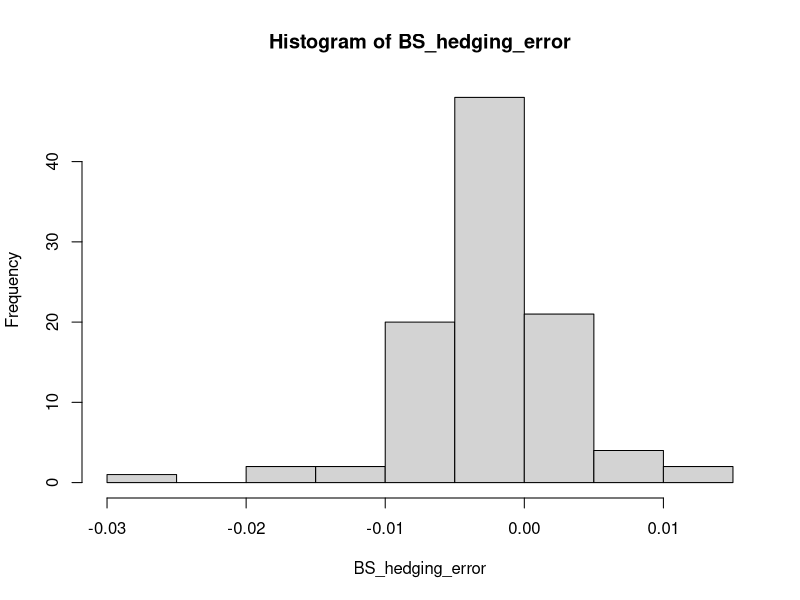
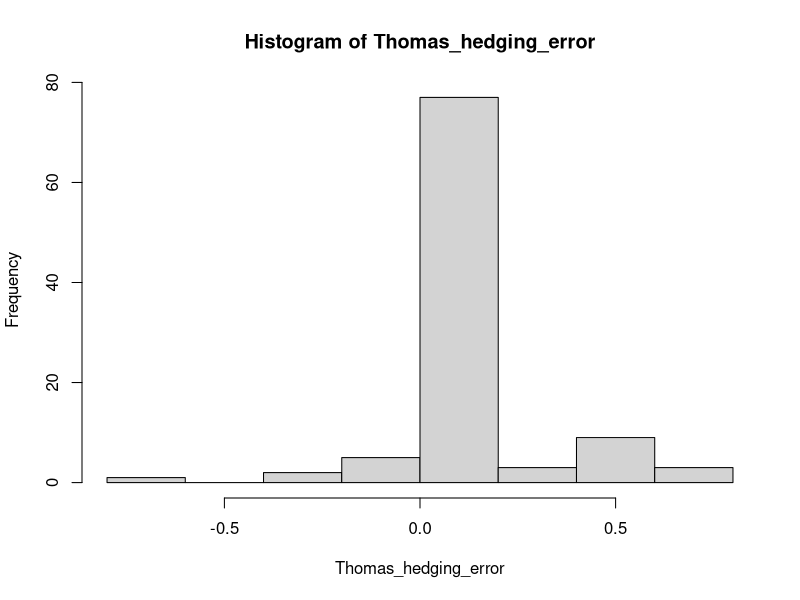

Write R code to recreate these figures, in order. (Note: this script raises an error after producing the figures.)
#=====================#
# DISCLAIMER
# This  code is provided "as is" and "with all faults" for educational and research use only.  
#   The author makes no representations or warranties of any kind concerning its correctness or 
#   suitability for any particular purposes.  Some numbers and graphs in published papers were
#   produced in Excel, not this code. If you find errors or ways to improve the code, please 
#   let me know at  R.G.ThomasNOSPAM AT kent.ac.uk
#=====================#

# Setting parameters 

R <- 20 # arbitrary "maximum conceivable number of times drawdown traverse from 1 to b (top to bottom)

S <- 1.0 #stock price at time t
K <- 1.0 #strike price  
b <- 0.5 #barrier - for b = K case, set b just slightly less than K, to avoid divisions by zero problems.
tau <- 10 #time to maturity in years
r <- 0.015 #risk-free annual interest rate 
q <- 0.01 #deferment rate (yield) (needs slightly different from r, to avoid division-by-zero problems in theta)
sigma <- 0.30 #annual volatility of the stock price (standard deviation)

c <- -0.0001 # to investigate limit on trading close to barrier: cannot trade when Y - b < c. 
#It turns out c has only marginal effect
#If don't want limit, set c to tiny neg number is safest (tiny discrepancies otherwise, prob from "Y = b exactly" cases).  
h <- 1 # hedging frequency - hedge every h time steps. Normally I just use 1.

set.seed(1930) #set the seed (if not set, it's taken from the computer clock)
N <- 6300 #N is number of time steps, e.g. 252 x 25 = 6300 steps for every working day over 25 years. 
nSim <- 100 #number of simulations (paths) 


#Check validity of inputs
stopifnot(b <= min(S,K), r!=q, K!=b)

#analytic prices
# z's as in the paper
z1 <- (log(S/K) + (r - q + 0.5*sigma^2)*tau)/(sigma*sqrt(tau))
z2 <- (log(b^2/(K*S)) + (r - q + 0.5*sigma^2)*tau)/(sigma*sqrt(tau))
z3 <- (log(S/b) + (r - q + 0.5*sigma^2)*tau)/(sigma*sqrt(tau))
z4 <- (log(b/S) + (r - q + 0.5*sigma^2)*tau)/(sigma*sqrt(tau))
theta <- 2*(r-q)/sigma^2


BS_call <- S*exp(-q*tau)*pnorm(z1) - K*exp(-r*(tau))*pnorm(z1-sigma*sqrt(tau)) #BS value call
BS_put <- -S*exp(-q*tau)*pnorm(-z1) + K*exp(-r*tau)*pnorm(-z1+sigma*sqrt(tau)) #BS value put

Analytic_barrier_call <- S*exp(-q*tau)*pnorm(z1) - K*exp(-r*(tau))*pnorm(z1-sigma*sqrt(tau))+
1/theta*(S*exp(-q*tau)*(b/S)^(1+theta)*pnorm(z2) - K*exp(-r*(tau))*(K/b)^(theta-1)*pnorm(z2-theta*sigma*sqrt(tau)))

Analytic_barrier_put <- K*exp(-r*tau)*pnorm(-z1+sigma*sqrt(tau)) - S*exp(-q*tau)*pnorm(-z1)-
b*exp(-r*tau)*pnorm(-z3+sigma*sqrt(tau)) + S*exp(-q*tau)*pnorm(-z3)+
1/theta*(b*exp(-r*tau)*pnorm(-z3+sigma*sqrt(tau)) - S*exp(-q*tau)*(b/S)^(1+theta)*(pnorm(z4)-pnorm(z2)) - K*exp(-r*tau)*(K/b)^(theta-1)*pnorm(z2-theta*sigma*sqrt(tau)))


# Compute the Monte Carlo prices 

dt <- tau/N #length of each time sub interval
Z <-  matrix(rnorm(nSim*N, mean=0, sd=1),nrow = nSim, ncol = N) #standard normal sample of N elements
dW <- Z*sqrt(dt) #Brownian motion increments (nSim simulations) x (N increments)
X <- matrix(numeric(nSim*N), nrow = nSim, ncol = N)
b_trailing <- matrix(numeric(nSim*N), nrow = nSim, ncol = N)
B <- matrix(numeric(nSim*N), nrow = nSim, ncol = N)
B_running_max <- matrix(numeric(nSim*N), nrow = nSim, ncol = N)
Y_running_max <- matrix(numeric(nSim*N), nrow = nSim, ncol = N)
Y <- matrix(numeric(nSim*N), nrow = nSim, ncol = N)
Y_T <- vector(length=nSim) 

b_as_matrix <- matrix(numeric(nSim*N), nrow = nSim, ncol = N)
B_old <- matrix(numeric(nSim*N), nrow = nSim, ncol = N)
B_running_max_old <- matrix(numeric(nSim*N), nrow = nSim, ncol = N)
Y_old <- matrix(numeric(nSim*N), nrow = nSim, ncol = N)
Y_running_max_old <- matrix(numeric(nSim*N), nrow = nSim, ncol = N)

Z_t_over_M_t <-matrix(numeric(nSim*N), nrow = nSim, ncol = N)

B_double_top <- array(dim=c(nSim,N,R)) # extra s-dimension is to give loops for recursive reflection
B_double_bottom <- array(dim=c(nSim,N,R))
B_running_min_double <- array(dim=c(nSim,N,R))
B_running_max_double <- array(dim=c(nSim,N,R))
X_double <- array(dim=c(nSim,N,R))
Y_running_min_double <- array(dim=c(nSim,N,R))
Y_running_max_double <- array(dim=c(nSim,N,R))

X[,1] <- S
Y[,1] <- S
b_trailing[,1] <- b
B_running_max[,1] <- b_trailing[,1]/X[,1]
Y_running_max[,1] <- S
Z_t_over_M_t[,1] <- 1

Y_old[,1] <- X[,1]
b_as_matrix[,] <- b
B_running_max_old[,1] <- b_as_matrix[,1]/X[,1]
Y_running_max_old[,1] <- S

X_double[,1,] <- X[,1]
B_running_min_double[,1,] <- 1 /X[,1]
B_running_max_double[,1,] <- b_as_matrix[,1]/X[,1]
Y_running_min_double[,1,] <- S
Y_running_max_double[,1,] <- S

Option_payoff_written_put <- numeric(nSim)

Option_exercise_payment_written_put <- numeric(nSim)


BS_final_cash <-numeric(nSim)
BS_final_stock <-numeric(nSim)
BS_hedging_error <- numeric(nSim)

Thomas_final_cash <-numeric(nSim)
Thomas_final_stock <-numeric(nSim)
Thomas_hedging_error <- numeric(nSim)


#Black-Scholes replication of barrier put    

BS_delta_written_put <- matrix(numeric(nSim*N), nrow = nSim, ncol = N)
BS_delta_written_put_most_recent_permitted_trade <- matrix(numeric(nSim*N), nrow = nSim, ncol = N)
BS_stock_position_before_trade <- matrix(numeric(nSim*N), nrow = nSim, ncol = N)
BS_stock_position_after_trade <- matrix(numeric(nSim*N), nrow = nSim, ncol = N)
BS_trade_size <- matrix(numeric(nSim*N), nrow = nSim, ncol = N)
BS_cash_account <- matrix(numeric(nSim*N), nrow = nSim, ncol = N)
  
BS_delta_written_put[,1] <- -exp(-q*tau)*(pnorm(z1)-1) #positive number
BS_stock_position_after_trade[,1] <- BS_delta_written_put[1] 
BS_cash_account[,1] <-  -S * BS_delta_written_put[1] - BS_put 
BS_delta_written_put_most_recent_permitted_trade[,1] <-BS_delta_written_put[,1] #opening the position always permitted
BS_trade_size[,1] <- 0
  
#Thomas put replication - going to flip the signs at then end to get BOUGHT put
Thomas_delta_written_put <- matrix(numeric(nSim*N), nrow = nSim, ncol = N)
Thomas_delta_written_put_most_recent_permitted_trade <- matrix(numeric(nSim*N), nrow = nSim, ncol = N)
Thomas_stock_position_after_trade <- matrix(numeric(nSim*N), nrow = nSim, ncol = N)
Thomas_trade_size <- matrix(numeric(nSim*N), nrow = nSim, ncol = N)
Thomas_cash_account <- matrix(numeric(nSim*N), nrow = nSim, ncol = N)
  
Thomas_z1 <- matrix(numeric(nSim*N), nrow = nSim, ncol = N)
Thomas_z2 <- matrix(numeric(nSim*N), nrow = nSim, ncol = N)
Thomas_z3 <- matrix(numeric(nSim*N), nrow = nSim, ncol = N)
Thomas_z4 <- matrix(numeric(nSim*N), nrow = nSim, ncol = N)
  
Thomas_delta_written_put[,1] <- -exp(-q*tau)*(pnorm(z1) - pnorm(z3) + (b_trailing[,1]/S)^(1+theta)*(pnorm(z4)-pnorm(z2)))
Thomas_stock_position_after_trade[,1] <- Thomas_delta_written_put[,1] # same as above
Thomas_cash_account[,1] <- -S * Thomas_delta_written_put[,1] - Analytic_barrier_put #negative number, borrowing to buy the asset. 
Thomas_delta_written_put_most_recent_permitted_trade[,1] <-Thomas_delta_written_put[,1] #opening the position always permitted
Thomas_trade_size[,1] <- 0
  
#Thomas call replication

Thomas_delta_bought_call <- matrix(numeric(nSim*N), nrow = nSim, ncol = N)
Thomas_delta_bought_call_most_recent_permitted_trade <- matrix(numeric(nSim*N), nrow = nSim, ncol = N)
Thomas_call_stock_position_after_trade <- matrix(numeric(nSim*N), nrow = nSim, ncol = N)
Thomas_call_trade_size <- matrix(numeric(nSim*N), nrow = nSim, ncol = N)
Thomas_call_cash_account <- matrix(numeric(nSim*N), nrow = nSim, ncol = N)
Thomas_call_replicating_portfolio <- matrix(numeric(nSim*N), nrow = nSim, ncol = N)

Thomas_delta_bought_call[,1] <- exp(-q*tau)*(pnorm(z1) - (b_trailing[,1]/S)^(1+theta)*pnorm(z2))
#using z1, z2 from top of program...OK at time 1.
Thomas_call_stock_position_after_trade[,1] <- Thomas_delta_bought_call[,1] # same as above
Thomas_call_cash_account[,1] <- -S * Thomas_delta_bought_call[,1] + Analytic_barrier_call 
#Negative number, as for BS, for low barrier. Can be positive for high barrier (when
#the delta of the Thomas call gets low).
Thomas_delta_bought_call_most_recent_permitted_trade[,1] <-Thomas_delta_bought_call[,1] #opening the position always permitted
Thomas_call_trade_size[,1] <- 0



  
#Then do the loop - with hedging every h time steps
  
for(j in 2:N){
    
    X[,j] <- X[,j-1]*exp((r - q -0.5*sigma^2)*dt + sigma*dW[,j])
    B[,j] <- b_trailing[,j-1]/X[,j] #Have to use b_trailing[j-1] because don't know new b_trailing before calculating latest Y
    B_running_max[,j] <- ifelse(B[,j] > B_running_max[,j-1], B[,j], B_running_max[,j-1])
    Y[,j] <- X[,j]*pmax(1,B_running_max[,j])
    Y_running_max[,j] <- ifelse(Y[,j] > Y_running_max[,j-1], Y[,j], Y_running_max[,j-1])
    b_trailing[,j] <- ifelse(Y[,j] > Y_running_max[,j-1], b * Y[,j], b_trailing[,j-1])
    Z_t_over_M_t[,j] <- Y[,j] / Y_running_max[,j]
      
    B_old[,j] <- b_as_matrix[,j]/X[,j] 
    B_running_max_old[,j] <- ifelse(B_old[,j] > B_running_max_old[,j-1], B_old[,j], B_running_max_old[,j-1])
    Y_old[,j] <- X[,j]*pmax(1,B_running_max_old[,j])
    Y_running_max_old[,j] <- ifelse(Y_old[,j] > Y_running_max_old[,j-1], Y_old[,j], Y_running_max_old[,j-1])
    

   
      if(j %% h > 0) {
        BS_cash_account[,j] <- BS_cash_account[,j-1] * exp(r*dt) + BS_stock_position_after_trade[,j-1] *Y[,j] * q *dt 
        BS_stock_position_after_trade[,j] <- BS_stock_position_after_trade[,j-1]
        BS_delta_written_put_most_recent_permitted_trade[,j] <- BS_delta_written_put_most_recent_permitted_trade[,j-1]
        
      }else{
        
        BS_delta_written_put[,j] <- -exp(-q*tau*(1-j/N))*(pnorm((log(Y[,j]/K) +(r- q +0.5*sigma^2)*(tau*(1-j/N)))/(sigma*sqrt(tau*(1-j/N))))-1)
        
        BS_trade_size[,j] <- ifelse(Y[,j] - b_trailing[,j] < c, 0, BS_delta_written_put[,j] - BS_delta_written_put_most_recent_permitted_trade[,j-1])
        BS_stock_position_after_trade[,j] <- BS_stock_position_after_trade[,j-1] + BS_trade_size[,j] 
        BS_cash_account[,j] <- BS_cash_account[,j-1] * exp(r*dt) + BS_stock_position_after_trade[,j-1] *Y[,j] * q *dt - BS_trade_size[,j] * Y[,j] 
        BS_delta_written_put_most_recent_permitted_trade[,j] <- ifelse(Y[,j] - b < c, BS_delta_written_put_most_recent_permitted_trade[,j-1],
              BS_delta_written_put[,j]) 
      }    


    #Then for Thomas put hedging
    
    Thomas_z1[,j] <-(log(Y[,j]/K) +(r - q +0.5*sigma^2)*(tau*(1-j/N)))/(sigma*sqrt(tau*(1-j/N)))
    Thomas_z2[,j] <-(log(b_trailing[,j]^2/(K*Y[,j])) +(r - q +0.5*sigma^2)*(tau*(1-j/N)))/(sigma*sqrt(tau*(1-j/N)))
    Thomas_z3[,j] <-(log(Y[,j]/b_trailing[,j]) +(r - q + 0.5*sigma^2)*(tau*(1-j/N)))/(sigma*sqrt(tau*(1-j/N)))
    Thomas_z4[,j] <-(log(b_trailing[,j]/Y[,j]) +(r - q + 0.5*sigma^2)*(tau*(1-j/N)))/(sigma*sqrt(tau*(1-j/N)))
 
    if(j %% h > 0) {
      Thomas_cash_account[,j] <- Thomas_cash_account[,j-1] * exp(r*dt) + Thomas_stock_position_after_trade[,j-1] *Y[,j] * q *dt
      Thomas_stock_position_after_trade[,j] <- Thomas_stock_position_after_trade[,j-1]
      Thomas_delta_written_put_most_recent_permitted_trade[,j] <- Thomas_delta_written_put_most_recent_permitted_trade[,j-1]
    
       }else{
    
           if (j!=N) {
           Thomas_delta_written_put[,j] <- -exp(-q*tau*(1-j/N))*(pnorm(Thomas_z1[,j]) - pnorm(Thomas_z3[,j]) +
             (b_trailing[,j]/Y[,j])^(1+theta) * (pnorm(Thomas_z4[,j]) - pnorm(Thomas_z2[,j])))
             } else {
           Thomas_delta_written_put[,j] <- ifelse(K > Y[,j], 1, 0)
            }
    
       Thomas_trade_size[,j] <- ifelse(Y[,j] - b_trailing[,j] < c, 0, Thomas_delta_written_put[,j] - Thomas_delta_written_put_most_recent_permitted_trade[,j-1])
       Thomas_stock_position_after_trade[,j] <- Thomas_stock_position_after_trade[,j-1] + Thomas_trade_size[,j]
       Thomas_cash_account[,j] <- Thomas_cash_account[,j-1] * exp(r*dt) + Thomas_stock_position_after_trade[,j-1] *Y[,j] * q *dt -
                               Thomas_trade_size[,j] * Y[,j]
    
       Thomas_delta_written_put_most_recent_permitted_trade[,j] <- ifelse(Y[,j] - b_trailing[,j] < c, 
             Thomas_delta_written_put_most_recent_permitted_trade[,j-1], Thomas_delta_written_put[,j])
    
       }

    
     #Then for Thomas call hedging 
    
    # Already calculated the required column of z_1[,j] and column of z_2[,j] above

    if(j %% h > 0) {
      Thomas_call_cash_account[,j] <- Thomas_call_cash_account[,j-1] * exp(r*dt) + Thomas_call_stock_position_after_trade[,j-1] *Y[,j] * q *dt
      Thomas_call_stock_position_after_trade[,j] <- Thomas_call_stock_position_after_trade[,j-1]
      Thomas_delta_bought_call_most_recent_permitted_trade[,j] <- Thomas_delta_bought_call_most_recent_permitted_trade[,j-1]    
     
       }else{
      
      
          if (j!=N) {
          Thomas_delta_bought_call[,j] <- exp(-q*tau*(1-j/N))*(pnorm(Thomas_z1[,j]) -
                                                             (b_trailing[,j]/Y[,j])^(1+theta) * pnorm(Thomas_z2[,j]))
           } else {
          Thomas_delta_bought_call[,j] <- ifelse(K < Y[,j], 1, 0)
          }
    # Setting the final delta manually avoids the deep bug of z2, z3, z4 evaluating as 0/0 if Y_T[i,j]] = b_trailing[,j] 
    #   and time remaining = 0. 
    
       
         Thomas_call_trade_size[,j] <- ifelse(Y[,j] - b_trailing[,j] < c, 0, Thomas_delta_bought_call[,j] - Thomas_delta_bought_call_most_recent_permitted_trade[,j-1])
         Thomas_call_stock_position_after_trade[,j] <- Thomas_call_stock_position_after_trade[,j-1] + Thomas_call_trade_size[,j]
         Thomas_call_cash_account[,j] <- Thomas_call_cash_account[,j-1] * exp(r*dt) + Thomas_call_stock_position_after_trade[,j-1] *Y[,j] * q *dt -
                                          Thomas_call_trade_size[,j] * Y[,j]
         
         Thomas_delta_bought_call_most_recent_permitted_trade[,j] <- ifelse(Y[,j] - b_trailing[,j] < c, 
                 Thomas_delta_bought_call_most_recent_permitted_trade[,j-1], Thomas_delta_bought_call[,j])        
        
            
        }
    
    
  

#=================#
   
}  # end of N steps

# Now construct the drawdown of the "GBM reflected at trailing barrier" by recursive reflection 
# of the original GBM at 1 and b. 
# NO problem if (exceptionally) GBM is already confined between b an 1 before the end of the 
#minimum of two (upper, lower) applications of reflection below -in that case, the further reflections
# just have no effect.

for (j in 2:N){ # Reflect original GBM, X, at the top first:

B_double_top[,j,1] <- 1 /X[,j]
B_running_min_double[,j,1] <- ifelse(B_double_top[,j,1] < B_running_min_double[,j-1,1],
                                         B_double_top[,j,1], B_running_min_double[,j-1,1])
X_double[,j,1] <- X[,j] * pmin(1,B_running_min_double[,j,1])
Y_running_min_double[,j,1] <- ifelse(X_double[,j,1] < Y_running_min_double[,j-1,1],
                                         X_double[,j,1], Y_running_min_double[,j-1,1])

}

for (j in 2:N){ # Then reflect result at the bottom:

  B_double_bottom[,j,1] <- b_as_matrix[,j]/X_double[,j,1] # from above
  B_running_max_double[,j,1] <- ifelse(B_double_bottom[,j,1] > B_running_max_double[,j-1,1],
                                           B_double_bottom[,j,1], B_running_max_double[,j-1,1])
  X_double[,j,1] <- X_double[,j,1] * pmax(1,B_running_max_double[,j,1])
  Y_running_max_double[,j,1] <- ifelse(X_double[,j,1] > Y_running_max_double[,j-1,1],
                                           X_double[,j,1], Y_running_max_double[,j-1,1])

}

# Now reflect the result at {top, bottom} for up another R-1 times
# (R is the maximum allowed number of times the drawdown traverses 1 to b -  in practice break below when
# all paths in the simulation are OK.)


for (s in 2:R){

   for (j in 2:N){   # Reflect original GBM, X, at the top first:

    B_double_top[,j,s] <- 1 /X_double[,j,s-1]  # has to be s-1 here, not found for s yet
    B_running_min_double[,j,s] <- ifelse(B_double_top[,j,s] < B_running_min_double[,j-1,s],
                                             B_double_top[,j,s], B_running_min_double[,j-1,s])
    X_double[,j,s] <- X_double[,j,s-1] * pmin(1,B_running_min_double[,j,s])
    Y_running_min_double[,j,s] <- ifelse(X_double[,j,s] < Y_running_min_double[,j-1,s],
                                             X_double[,j,s], Y_running_min_double[,j-1,s])

  }

  for (j in 2:N){ # Then reflect result at the bottom (and so on, recursively)
    
    B_double_bottom[,j,s] <- b_as_matrix[,j]/X_double[,j,s] # s as final subscript here, using output from directly above
    B_running_max_double[,j,s] <- ifelse(B_double_bottom[,j,s] > B_running_max_double[,j-1,s],
                                             B_double_bottom[,j,s], B_running_max_double[,j-1,s])
    X_double[,j,s] <- X_double[,j,s] * pmax(1,B_running_max_double[,j,s])
    Y_running_max_double[,j,s] <- ifelse(X_double[,j,s] > Y_running_max_double[,j-1,s],
                                             X_double[,j,s], Y_running_max_double[,j-1,s])
    
  }

Job_done <- ifelse(max(X_double[,,s]) - min(X_double[,,s]) > 1-b, 0,1)
  
if(max(Job_done) > 0){break} # job is done when all paths of X_double are confined between 1 and b

} #end of s-loop


Y_T <- Y[,N]
  
 
Option_payoff_written_put <- - pmax(K - Y_T,0) # minus sign as _written_ put. pmax is "parallel maximum" of 2 vectors.
Option_payoff_bought_call <- pmax(Y_T - K,0)
  
#First for BS replication

BS_final_cash <- BS_cash_account[,j]
BS_final_stock <-  BS_stock_position_after_trade[,j]


BS_hedging_error <- ((BS_final_cash + BS_final_stock * Y_T) - Option_payoff_written_put)
# ("proceeds of replication scheme" - "option payoff")

#Then for Thomas written put replication
  # NB NB Going to FLIP SIGNS of final stock and final cash here, because
  # we want to get payoffs of BOUGHT put on the Thomas side

Thomas_final_cash <- (-1) * Thomas_cash_account[,j]

Thomas_final_stock <- (-1) * Thomas_stock_position_after_trade[,j]

Thomas_hedging_error <- ((Thomas_final_cash + Thomas_final_stock * Y_T) + Option_payoff_written_put)
  # flipped sign on option payoff here, because we want payoff of a BOUGHT put here, having
  # converted to the payoffs of a BOUGHT put by x (-1) on stock and cash just above.

#Then for Thomas bought call replication

Thomas_call_final_cash <- Thomas_call_cash_account[,j]
Thomas_call_final_stock <-  Thomas_call_stock_position_after_trade[,j]


Thomas_call_hedging_error <- ((Thomas_call_final_cash + Thomas_call_final_stock * Y_T) - Option_payoff_bought_call)
  


payoff_expiry_call <-pmax(Y_T-K,0) 
expected_payoff_call <- mean(payoff_expiry_call)
Monte_Carlo_call_price <- exp(-r*(tau))*expected_payoff_call

payoff_expiry_put <-pmax(K-Y_T,0) 
expected_payoff_put <- mean(payoff_expiry_put)
Monte_Carlo_put_price <- exp(-r*(tau))*expected_payoff_put

#First meansn for BS 
Mean_BS_final_cash <-mean(BS_final_cash)
Max_BS_final_cash <- max(BS_final_cash)
Min_BS_final_cash <- min(BS_final_cash)
Mean_BS_hedging_error <- mean(abs(BS_hedging_error))

#Then means for Thomas put
Thomas_mean_final_cash <-mean(Thomas_final_cash)
Thomas_max_final_cash <- max(Thomas_final_cash)
Thomas_min_final_cash <- min(Thomas_final_cash)
Thomas_mean_hedging_error <- mean(abs(Thomas_hedging_error))

#Then means for Thomas call
Thomas_call_mean_final_cash <-mean(Thomas_call_final_cash)
Thomas_call_max_final_cash <- max(Thomas_call_final_cash)
Thomas_call_min_final_cash <- min(Thomas_call_final_cash)
Thomas_call_mean_hedging_error <- mean(abs(Thomas_call_hedging_error))

Ratio_call <- Monte_Carlo_call_price/Analytic_barrier_call
Ratio_put <- Monte_Carlo_put_price/Analytic_barrier_put

mybins <-seq(0.0, 0.1,0.001) #This can be used to make both histograms look same, with narrow bins.
mybins2 <-seq(-0.9, 0.1, 0.01) 
mybins3 <-seq(-0.6, 0, 0.01)
hist(BS_hedging_error)
hist(Thomas_hedging_error)
hist(ND_final_cash) #, breaks=mybins)
hist(ND_lowest_cash) # , breaks=mybins2)


#Calculate the theoretical gains from the trading - exactly offsetting the rolled-forward difference in initial valuations
Rolled_up_difference_in_call_valuations <- (Analytic_barrier_call - (S * exp(-q*tau) - K*exp(-r*tau) + Analytic_barrier_put)) * exp(r * tau)

cat("Analytic B-Scholes Call :",BS_call, "   Analytic B-Scholes Put :",BS_put)

cat("\nAnalytic Barrier Call   :",Analytic_barrier_call, "  Analytic Barrier Put   :",Analytic_barrier_put)

cat("\nMonte-Carlo Barrier Call:",Monte_Carlo_call_price, " Monte-Carlo Barrier Put:",Monte_Carlo_put_price)

cat("\nMean B-Scholes put abs hedging error:",round(Mean_BS_hedging_error,digits=7),  "Thomas ditto: ",round(Thomas_mean_hedging_error,digits=7))

cat("\nMean Thomas call abs hedging error:",round(Thomas_call_mean_hedging_error,digits=7))


#=====================#

#This program is free software: you can redistribute it and/or modify
#it under the terms of the GNU General Public License as published by
#the Free Software Foundation, either version 3 of the License, or
#(at your option) any later version.

#This program is distributed in the hope that it will be useful,
#but WITHOUT ANY WARRANTY; without even the implied warranty of
#MERCHANTABILITY or FITNESS FOR A PARTICULAR PURPOSE.  See the
#GNU General Public License for more details.

#For the GNU General Public License, see <https://www.gnu.org/licenses/>.
